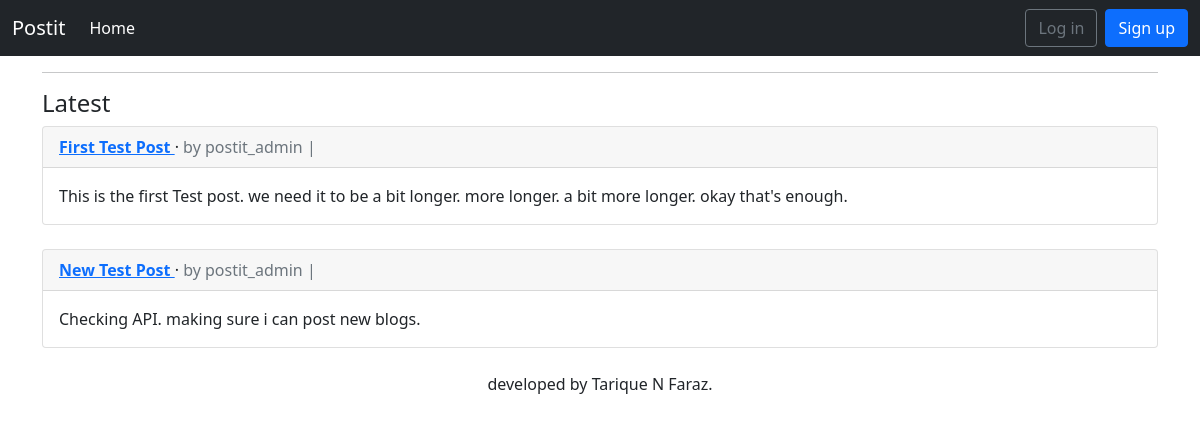
The app's page /posts/, older data.
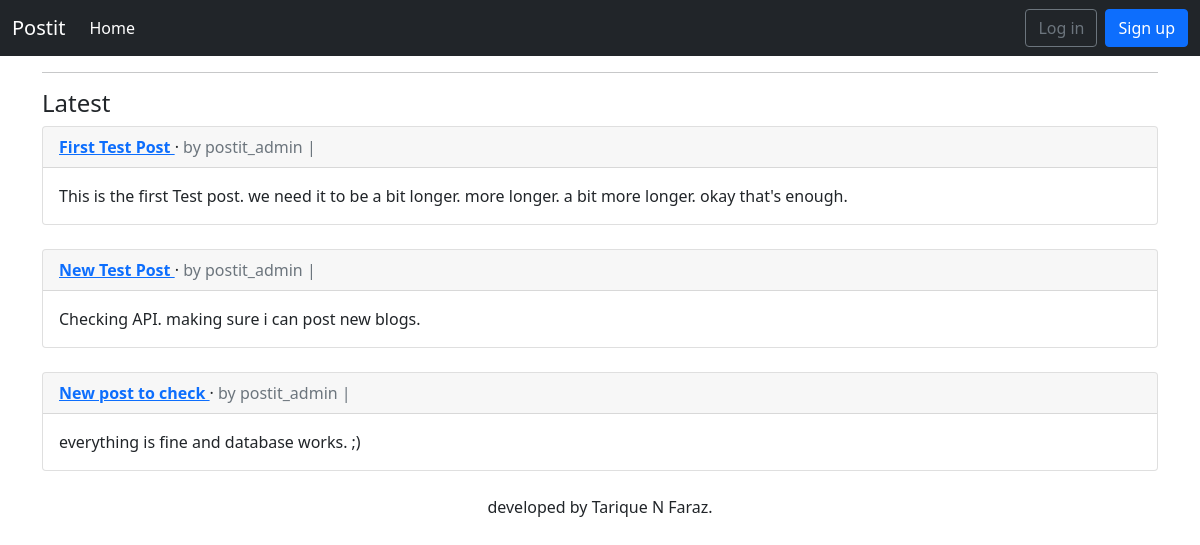
The same page, newer data.
### posts/models.py (models this page shows, shortened)
class Post(models.Model):
	title = models.CharField(max_length=200)
	body = models.TextField()
	author = models.ForeignKey(get_user_model(), on_delete=models.CASCADE)
	created_at = models.DateTimeField(auto_now_add=True)
	updated_at = models.DateTimeField(auto_now=True)

### users/models.py (models this page shows)
class CustomUser(AbstractUser):
	age = models.PositiveIntegerField(null=True, blank=True)

### posts/views.py (the view)
# urls.py: path('posts/', PostList.as_view(), name='post_list'),
class PostList(ListView):
    model = Post
    template_name = "post_list.html"

### templates/post_list.html (shortened to what this page needs)
{% extends "base.html" %}
{% block content %}
<h4>Latest</h4>
{% for post in post_list %}
<div class="card">
	<div class= "card-header">
		<span class="fw-bold">
			<a href="{% url 'post_detail' post.pk %}" class="stretched-link">{{ post.title }} </a>
		</span> &middot;
		<span class="text-muted">by {{ post.author }} | {{ post.date }}</span>
	</div>
	<div class="card-body">
		{{ post.body }}
	</div>
</div>
<br />
{% endfor %}
{% endblock content %}

### templates/base.html (shortened to what this page needs)
{% load static %}
<!DOCTYPE html>
<html>
<head>
	<link href="https://cdn.jsdelivr.net/npm/bootstrap@5.0.2/dist/css/bootstrap.min.css" rel="stylesheet">
</head>
<body>
  <nav class="navbar navbar-expand-lg navbar-dark bg-dark">
    <div class="container-fluid">
      <a class="navbar-brand" href="{% url 'home' %}">Postit</a>
      <div class="collapse navbar-collapse" id="navbarSupportedContent">
        <ul class="navbar-nav me-auto mb-2 mb-lg-0">
          <li class="nav-item">
            <a class="nav-link active" aria-current="page" href="{% url 'home' %}">Home</a>
          </li>
          {% if user.is_authenticated %}
          <li><a href="{% url 'post_create' %}" class="nav-link px-2 link-dark">+ New</a></li>
        </ul>
        <div class="mr-auto">
          <ul class="navbar-nav">
            <li class="nav-item dropdown">
              <a class="nav-link dropdown-toggle" href="#" role="button" data-bs-toggle="dropdown"
                aria-expanded="false">
                {{ user.username }}
              </a>
              <ul class="dropdown-menu dropdown-menu-dark dropdown-menu-end">
                <li><hr class="dropdown-divider"></li>
                <li>
                  <form method="post" action="{% url 'logout' %}"
                    style="display:inline;">
                    {% csrf_token %}
                    <button type="submit" class="btn btn-link nav-link"
                      style="display:inline; cursor:pointer; ">Logout</button>
                  </form>
                </li>
                <li><a class="dropdown-item nav-link" href="{% url 'password_change' %}" >Change Password</a></li>
              </ul>
            </li>
          {% else %}
          </ul>
        </div>
        <div class="mr-auto">
          <form class="form d-flex">
            <a href="{% url 'login' %}" class="btn btn-outline-secondary">Log in</a>
            <a href="{% url 'signup' %}" class="btn btn-primary ms-2">Sign up</a>
          </form>
        </div>
        {% endif %}
      </div>
  </nav>
  <main>
    <div class="container">
      <hr>
      {% block content %}
      {% endblock content %}
    </div>
  </main>
  <footer>
    <p style="text-align: center;">developed by Tarique N Faraz.</p>
  </footer>
</body>
</html>

Row changes from the older to the newer data that the page shows:
added Post: title "New post to check", author "postit_admin", body "everything is fine and database works. ;)"
